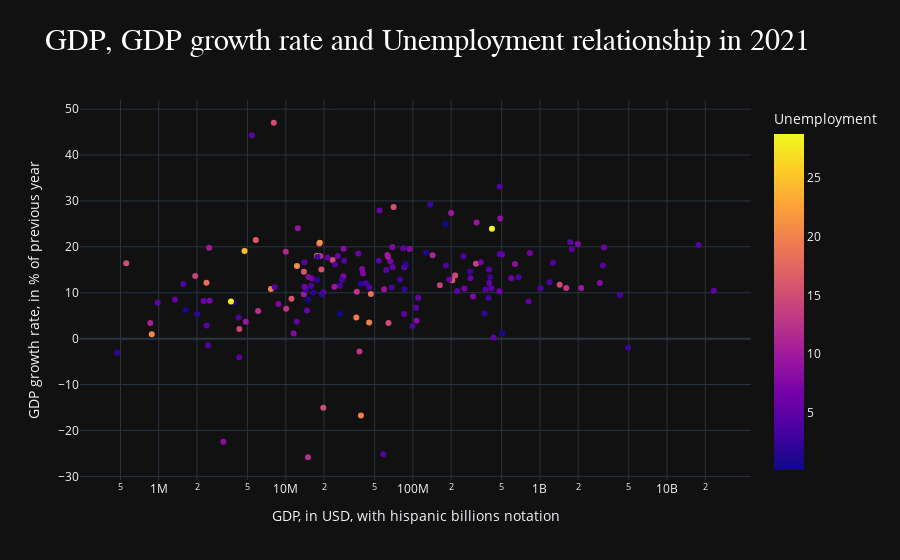

The notebook cell this image was saved under:
### Markdown cell above
#### <FONT COLOR=#FCB714> 3.  </FONT>Hipótesis nula: los paises con más de 30 mil millones de PIB crecen más que los países con menos de 30mM de PIB en 2021

### Code cell
# Definimos conjunto de datos
GDP_gr_un = df.groupby(["Country","Year"])[["GDP","GDP_growth","Unemployment"]].sum().reset_index()
GDP_gr_un2021 = GDP_gr_un[(GDP_gr_un["Year"] == 2021) & (GDP_gr_un["Unemployment"] > 0) & (GDP_gr_un["Unemployment"] <= 100)]
GDP_gr_un2021["GDP"] = GDP_gr_un2021["GDP"]/1000 # Pasamos el PIB de Trillions en inglés a billones en español, para que sea más legible para hispanohablantes

# Graficamos
fig = px.scatter(GDP_gr_un2021, x="GDP", y="GDP_growth", color="Unemployment", log_x=True  , size_max=40, template="plotly_dark", title="Relación PIB pc, Desempleo e IDH")
fig.update_xaxes(title_text="GDP, in USD, with hispanic billions notation")
fig.update_yaxes(title_text="GDP growth rate, in % of previous year")
fig.update_layout(title="GDP, GDP growth rate and Unemployment relationship in 2021", title_font=dict(size=30, family="Calibri_light", color="white"))
fig.show()

### Figure 1 — Plotly figure (JSON) as saved in the notebook; plotly's stock layout.template omitted (floating-point values rounded to 4 significant figures; data arrays with more than 128 entries replaced by an {"elided": "..."} marker saying what was removed)
{"data": [{"hovertemplate": "GDP=%{x}<br>GDP_growth=%{y}<br>Unemployment=%{marker.color}<extra></extra>", "legendgroup": "", "marker": {"color": {"elided": "162 float values"}, "coloraxis": "coloraxis", "symbol": "circle"}, "mode": "markers", "name": "", "orientation": "v", "showlegend": false, "type": "scatter", "x": {"elided": "162 float values"}, "xaxis": "x", "y": {"elided": "162 float values"}, "yaxis": "y"}], "layout": {"coloraxis": {"colorbar": {"title": {"text": "Unemployment"}}, "colorscale": [[0, "#0d0887"], [0.1111, "#46039f"], [0.2222, "#7201a8"], [0.3333, "#9c179e"], [0.4444, "#bd3786"], [0.5556, "#d8576b"], [0.6667, "#ed7953"], [0.7778, "#fb9f3a"], [0.8889, "#fdca26"], [1, "#f0f921"]]}, "legend": {"tracegroupgap": 0}, "title": {"font": {"color": "white", "family": "Calibri_light", "size": 30}, "text": "GDP, GDP growth rate and Unemployment relationship in 2021"}, "xaxis": {"anchor": "y", "domain": [0, 1], "title": {"text": "GDP, in USD, with hispanic billions notation"}, "type": "log"}, "yaxis": {"anchor": "x", "domain": [0, 1], "title": {"text": "GDP growth rate, in % of previous year"}}}}
